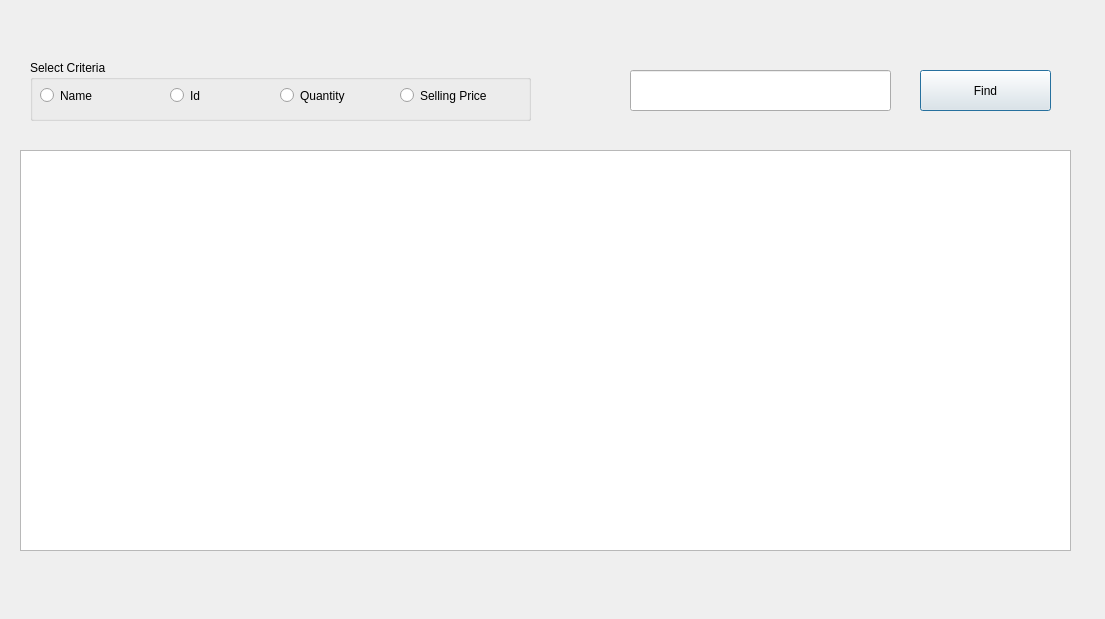
<?xml version="1.0" encoding="UTF-8"?>
<ui version="4.0">
 <class>finditem</class>
 <widget class="QDialog" name="finditem">
  <property name="geometry">
   <rect>
    <x>0</x>
    <y>0</y>
    <width>1105</width>
    <height>619</height>
   </rect>
  </property>
  <property name="windowTitle">
   <string>Dialog</string>
  </property>
  <widget class="QTableView" name="tableView">
   <property name="geometry">
    <rect>
     <x>20</x>
     <y>150</y>
     <width>1051</width>
     <height>401</height>
    </rect>
   </property>
  </widget>
  <widget class="QPushButton" name="btnFind">
   <property name="geometry">
    <rect>
     <x>920</x>
     <y>70</y>
     <width>131</width>
     <height>41</height>
    </rect>
   </property>
   <property name="text">
    <string>Find</string>
   </property>
  </widget>
  <widget class="QLineEdit" name="txtValue">
   <property name="geometry">
    <rect>
     <x>630</x>
     <y>70</y>
     <width>261</width>
     <height>41</height>
    </rect>
   </property>
  </widget>
  <widget class="QGroupBox" name="groupBox">
   <property name="geometry">
    <rect>
     <x>30</x>
     <y>60</y>
     <width>501</width>
     <height>61</height>
    </rect>
   </property>
   <property name="title">
    <string>Select Criteria</string>
   </property>
   <widget class="QRadioButton" name="rdoName">
    <property name="geometry">
     <rect>
      <x>10</x>
      <y>20</y>
      <width>91</width>
      <height>31</height>
     </rect>
    </property>
    <property name="text">
     <string>Name</string>
    </property>
   </widget>
   <widget class="QRadioButton" name="rdoId">
    <property name="geometry">
     <rect>
      <x>140</x>
      <y>20</y>
      <width>71</width>
      <height>31</height>
     </rect>
    </property>
    <property name="text">
     <string>Id</string>
    </property>
   </widget>
   <widget class="QRadioButton" name="rdoQuantity">
    <property name="geometry">
     <rect>
      <x>250</x>
      <y>20</y>
      <width>101</width>
      <height>31</height>
     </rect>
    </property>
    <property name="text">
     <string>Quantity</string>
    </property>
   </widget>
   <widget class="QRadioButton" name="rdoSellingPrice">
    <property name="geometry">
     <rect>
      <x>370</x>
      <y>20</y>
      <width>101</width>
      <height>31</height>
     </rect>
    </property>
    <property name="text">
     <string>Selling Price</string>
    </property>
   </widget>
  </widget>
 </widget>
 <resources/>
 <connections/>
</ui>
